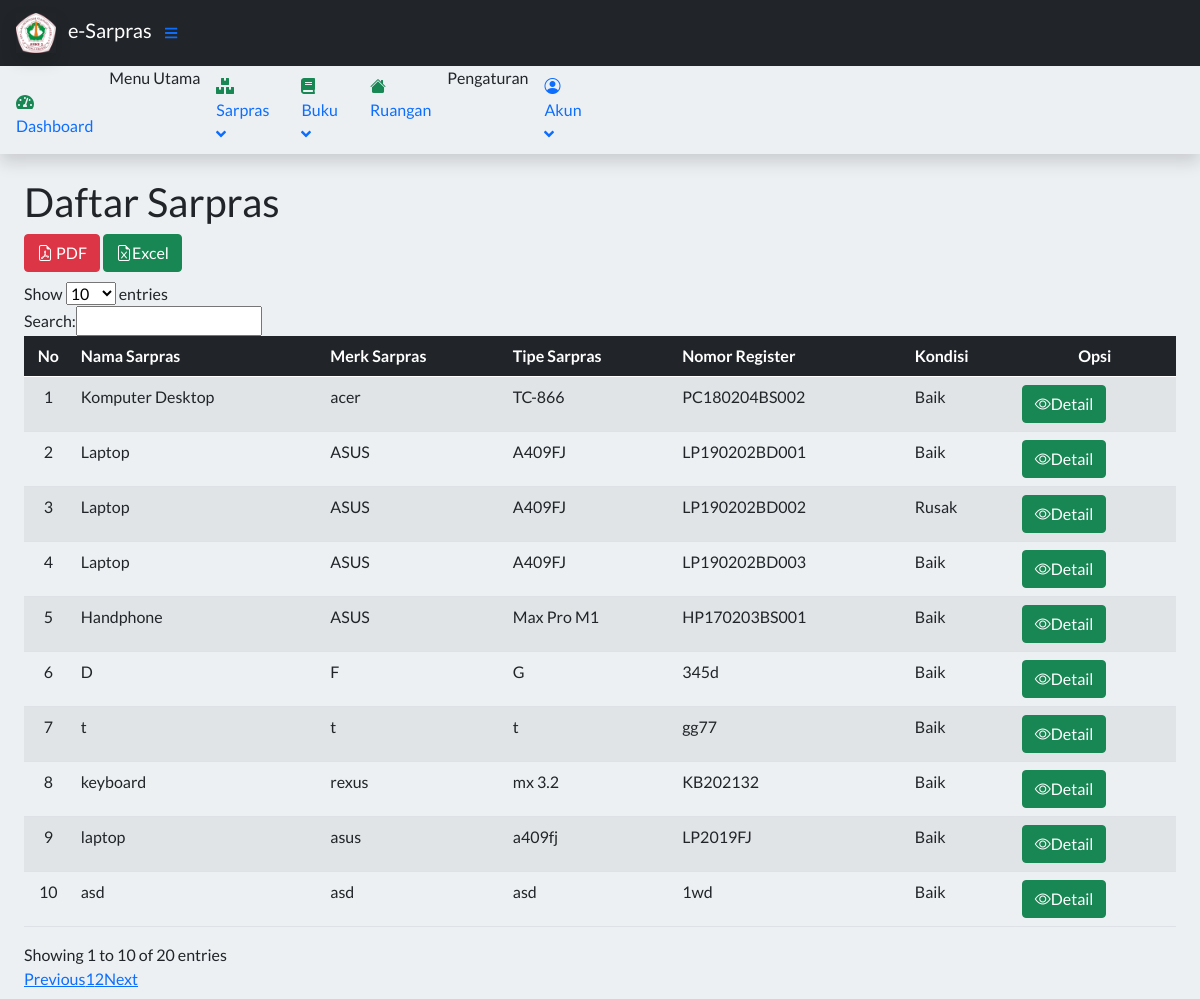
The app's page /index.php?page=DaftarBarang (signed in), older data.
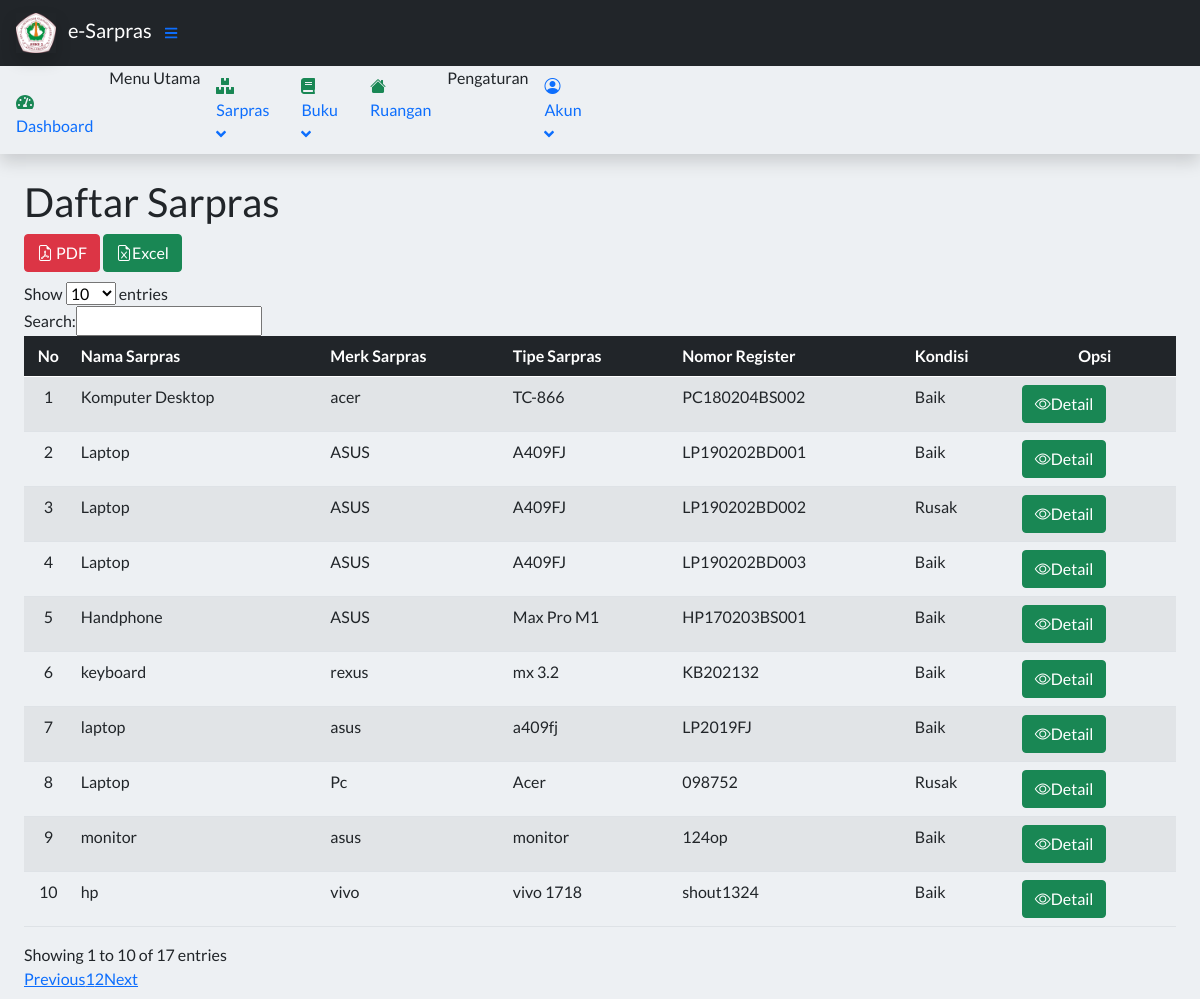
The same page, newer data.
### tables this page shows
CREATE TABLE `tbarang` (
  `idAset` int(11) NOT NULL,
  `namaBarang` varchar(50) NOT NULL,
  `fotoBarang` varchar(255) DEFAULT 'box-seam.svg',
  `merkBarang` varchar(30) DEFAULT NULL,
  `tipeBarang` varchar(30) NOT NULL,
  `nomorRegister` varchar(30) DEFAULT NULL,
  `hargaSatuan` int(20) DEFAULT 0,
  `tahunPembelian` int(4) DEFAULT NULL,
  `sumberDana` enum('BOS','BOSDA') DEFAULT NULL,
  `kondisiBarang` enum('Baik','Rusak') NOT NULL,
  `linkRuangan` int(11) NOT NULL,
  `isDeleted` tinyint(1) NOT NULL DEFAULT 0
);

### config/connect.php (called while the page is built)
<?php
    $db = mysqli_connect('localhost', 'root', '', 'inventorymanagement');
    function querySql($query)
        {
        global $db;
        $item = mysqli_query($db, $query);
        $items = [];
        while ($row = mysqli_fetch_assoc($item)) {
            $items[] = $row;
            }
        return $items;
        }

### contents/Barang/daftarbarang.php (the view)
<?php
    require_once 'config/connect.php';
    $barang = querySql("SELECT * FROM tbarang WHERE isDeleted=0");
    ?>
<main>
    <div class="container-fluid px-4">
        <h1 class="mt-4">Daftar Sarpras</h1>
         <div style="margin-bottom: 10px">
        <a href="config/barangpdf/pdf.php" class="btn btn-danger bi bi-file-earmark-pdf" target="_blank"> PDF</a>
        <a href="config/repotdataSarpras.php" class="btn btn-success bi bi-file-earmark-excel" target="_blank">Excel</a>
    </div>
          <div class="mb-2">
<table id="example" class="table caption-top table-striped" class="display nowrap table-striped table-bordered table" style="width:100%">
            <thead class="table-dark">
                <tr>
                    <th class="text-md-center align-middle">No</th>
                    <th class=" align-middle">Nama Sarpras</th>
                    <th class=" align-middle">Merk Sarpras</th>
                    <th class=" align-middle">Tipe Sarpras</th>
                    <th class=" align-middle">Nomor Register</th>
                    <th class=" align-middle">Kondisi</th>
                    <th class="text-md-center align-middle">Opsi</th>
                </tr>
            </thead>
            <tbody class="">
                <?php $i = 1;?>
                <?php foreach($barang as $item) : ?>
                    <tr>
                        <td class="text-md-center"><?= $i ?></td>
                        <td class=""><?= $item["namaBarang"]; ?></td>
                        <td class=""><?= $item["merkBarang"]; ?></td>
                        <td class=""><?= $item["tipeBarang"]; ?></td>
                        <td class=""><?= $item["nomorRegister"]; ?></td>
                        <td class=""><?= $item["kondisiBarang"]; ?></td>
                        <td>
                                <a href="index.php?page=DetailBarang&id=<?= $item ['idAset']; ?>"class="btn btn-success" ><i class='bi bi-eye'></i>Detail</a>
                        </td>
                    </tr>
                    <?php $i++ ?>
                <?php endforeach; ?>
            </tbody>
        </table>
    </div>
</main>

Row changes from the older to the newer data that the page shows:
no longer on this page (row edited): tbarang: namaBarang "D", merkBarang "F", tipeBarang "G", nomorRegister "345d", kondisiBarang "Baik"
no longer on this page (row edited): tbarang: namaBarang "t", merkBarang "t", tipeBarang "t", nomorRegister "gg77", kondisiBarang "Baik"
no longer on this page (row edited): tbarang: namaBarang "asd", merkBarang "asd", tipeBarang "asd", nomorRegister "1wd", kondisiBarang "Baik"
now on this page (row unchanged): tbarang: namaBarang "Laptop", merkBarang "Pc", tipeBarang "Acer", nomorRegister "098752", kondisiBarang "Rusak"
now on this page (row unchanged): tbarang: namaBarang "monitor", merkBarang "asus", tipeBarang "monitor", nomorRegister "124op", kondisiBarang "Baik"
now on this page (row unchanged): tbarang: namaBarang "hp", merkBarang "vivo", tipeBarang "vivo 1718", nomorRegister "shout1324", kondisiBarang "Baik"
Text that changed along with them:
text written by a page script: "Show entries Search: Showing 1 to 10 of 20 entries Previous 1 2 Next" → "Show entries Search: Showing 1 to 10 of 17 entries Previous 1 2 Next"
